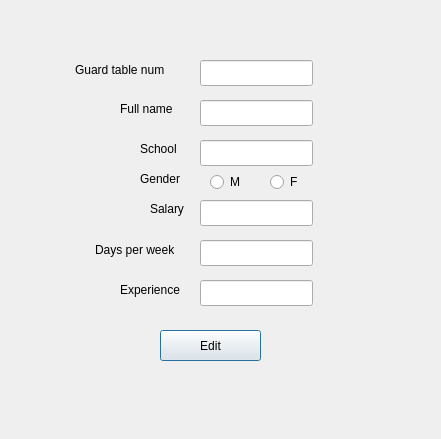
<?xml version="1.0" encoding="UTF-8"?>
<ui version="4.0">
 <class>editguard</class>
 <widget class="QDialog" name="editguard">
  <property name="geometry">
   <rect>
    <x>0</x>
    <y>0</y>
    <width>441</width>
    <height>439</height>
   </rect>
  </property>
  <property name="windowTitle">
   <string>Dialog</string>
  </property>
  <widget class="QLineEdit" name="fullname">
   <property name="geometry">
    <rect>
     <x>200</x>
     <y>100</y>
     <width>113</width>
     <height>26</height>
    </rect>
   </property>
  </widget>
  <widget class="QLineEdit" name="school">
   <property name="geometry">
    <rect>
     <x>200</x>
     <y>140</y>
     <width>113</width>
     <height>26</height>
    </rect>
   </property>
  </widget>
  <widget class="QRadioButton" name="radioButton">
   <property name="geometry">
    <rect>
     <x>210</x>
     <y>170</y>
     <width>41</width>
     <height>24</height>
    </rect>
   </property>
   <property name="text">
    <string>M</string>
   </property>
  </widget>
  <widget class="QRadioButton" name="radioButton_2">
   <property name="geometry">
    <rect>
     <x>270</x>
     <y>170</y>
     <width>41</width>
     <height>24</height>
    </rect>
   </property>
   <property name="text">
    <string>F</string>
   </property>
  </widget>
  <widget class="QLineEdit" name="salary">
   <property name="geometry">
    <rect>
     <x>200</x>
     <y>200</y>
     <width>113</width>
     <height>26</height>
    </rect>
   </property>
  </widget>
  <widget class="QLineEdit" name="days">
   <property name="geometry">
    <rect>
     <x>200</x>
     <y>240</y>
     <width>113</width>
     <height>26</height>
    </rect>
   </property>
  </widget>
  <widget class="QLineEdit" name="experience">
   <property name="geometry">
    <rect>
     <x>200</x>
     <y>280</y>
     <width>113</width>
     <height>26</height>
    </rect>
   </property>
  </widget>
  <widget class="QLineEdit" name="table_num">
   <property name="geometry">
    <rect>
     <x>200</x>
     <y>60</y>
     <width>113</width>
     <height>26</height>
    </rect>
   </property>
  </widget>
  <widget class="QPushButton" name="pushButton_3">
   <property name="geometry">
    <rect>
     <x>160</x>
     <y>330</y>
     <width>101</width>
     <height>31</height>
    </rect>
   </property>
   <property name="text">
    <string>Edit</string>
   </property>
  </widget>
  <widget class="QLabel" name="label">
   <property name="geometry">
    <rect>
     <x>120</x>
     <y>100</y>
     <width>66</width>
     <height>18</height>
    </rect>
   </property>
   <property name="text">
    <string>Full name</string>
   </property>
  </widget>
  <widget class="QLabel" name="label_2">
   <property name="geometry">
    <rect>
     <x>140</x>
     <y>140</y>
     <width>51</width>
     <height>18</height>
    </rect>
   </property>
   <property name="text">
    <string>School</string>
   </property>
  </widget>
  <widget class="QLabel" name="label_3">
   <property name="geometry">
    <rect>
     <x>75</x>
     <y>60</y>
     <width>121</width>
     <height>20</height>
    </rect>
   </property>
   <property name="text">
    <string>Guard table num</string>
   </property>
  </widget>
  <widget class="QLabel" name="label_4">
   <property name="geometry">
    <rect>
     <x>140</x>
     <y>170</y>
     <width>51</width>
     <height>18</height>
    </rect>
   </property>
   <property name="text">
    <string>Gender</string>
   </property>
  </widget>
  <widget class="QLabel" name="label_5">
   <property name="geometry">
    <rect>
     <x>150</x>
     <y>200</y>
     <width>41</width>
     <height>18</height>
    </rect>
   </property>
   <property name="text">
    <string>Salary</string>
   </property>
  </widget>
  <widget class="QLabel" name="label_6">
   <property name="geometry">
    <rect>
     <x>95</x>
     <y>240</y>
     <width>101</width>
     <height>20</height>
    </rect>
   </property>
   <property name="text">
    <string>Days per week</string>
   </property>
  </widget>
  <widget class="QLabel" name="label_7">
   <property name="geometry">
    <rect>
     <x>120</x>
     <y>280</y>
     <width>81</width>
     <height>20</height>
    </rect>
   </property>
   <property name="text">
    <string>Experience</string>
   </property>
  </widget>
 </widget>
 <resources/>
 <connections/>
</ui>
